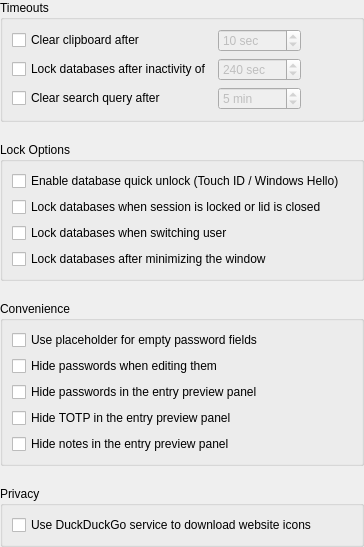
<?xml version="1.0" encoding="UTF-8"?>
<ui version="4.0">
 <class>ApplicationSettingsWidgetSecurity</class>
 <widget class="QWidget" name="ApplicationSettingsWidgetSecurity">
  <property name="geometry">
   <rect>
    <x>0</x>
    <y>0</y>
    <width>364</width>
    <height>505</height>
   </rect>
  </property>
  <layout class="QVBoxLayout" name="verticalLayout">
   <property name="spacing">
    <number>20</number>
   </property>
   <property name="leftMargin">
    <number>0</number>
   </property>
   <property name="topMargin">
    <number>0</number>
   </property>
   <property name="rightMargin">
    <number>0</number>
   </property>
   <property name="bottomMargin">
    <number>0</number>
   </property>
   <item>
    <widget class="QGroupBox" name="groupBox">
     <property name="title">
      <string>Timeouts</string>
     </property>
     <layout class="QGridLayout" name="gridLayout" columnstretch="0,0,1">
      <item row="1" column="1">
       <widget class="QSpinBox" name="lockDatabaseIdleSpinBox">
        <property name="enabled">
         <bool>false</bool>
        </property>
        <property name="sizePolicy">
         <sizepolicy hsizetype="Expanding" vsizetype="Fixed">
          <horstretch>0</horstretch>
          <verstretch>0</verstretch>
         </sizepolicy>
        </property>
        <property name="accessibleName">
         <string>Database lock timeout seconds</string>
        </property>
        <property name="suffix">
         <string comment="Seconds"> sec</string>
        </property>
        <property name="minimum">
         <number>10</number>
        </property>
        <property name="maximum">
         <number>43200</number>
        </property>
        <property name="value">
         <number>240</number>
        </property>
       </widget>
      </item>
      <item row="0" column="0">
       <widget class="VaultCheckBox" name="clearClipboardCheckBox">
        <property name="text">
         <string>Clear clipboard after</string>
        </property>
       </widget>
      </item>
      <item row="2" column="0">
       <widget class="VaultCheckBox" name="clearSearchCheckBox">
        <property name="text">
         <string>Clear search query after</string>
        </property>
       </widget>
      </item>
      <item row="2" column="1">
       <widget class="QSpinBox" name="clearSearchSpinBox">
        <property name="enabled">
         <bool>false</bool>
        </property>
        <property name="sizePolicy">
         <sizepolicy hsizetype="Expanding" vsizetype="Fixed">
          <horstretch>0</horstretch>
          <verstretch>0</verstretch>
         </sizepolicy>
        </property>
        <property name="suffix">
         <string comment="Minutes"> min</string>
        </property>
        <property name="minimum">
         <number>1</number>
        </property>
        <property name="maximum">
         <number>1440</number>
        </property>
        <property name="value">
         <number>5</number>
        </property>
        <property name="displayIntegerBase">
         <number>10</number>
        </property>
       </widget>
      </item>
      <item row="0" column="1">
       <widget class="QSpinBox" name="clearClipboardSpinBox">
        <property name="enabled">
         <bool>false</bool>
        </property>
        <property name="sizePolicy">
         <sizepolicy hsizetype="Expanding" vsizetype="Fixed">
          <horstretch>0</horstretch>
          <verstretch>0</verstretch>
         </sizepolicy>
        </property>
        <property name="accessibleName">
         <string>Clipboard clear seconds</string>
        </property>
        <property name="suffix">
         <string comment="Seconds"> sec</string>
        </property>
        <property name="minimum">
         <number>1</number>
        </property>
        <property name="maximum">
         <number>999</number>
        </property>
        <property name="value">
         <number>10</number>
        </property>
       </widget>
      </item>
      <item row="0" column="2">
       <spacer name="horizontalSpacer">
        <property name="orientation">
         <enum>Qt::Horizontal</enum>
        </property>
        <property name="sizeHint" stdset="0">
         <size>
          <width>40</width>
          <height>20</height>
         </size>
        </property>
       </spacer>
      </item>
      <item row="1" column="0">
       <widget class="VaultCheckBox" name="lockDatabaseIdleCheckBox">
        <property name="sizePolicy">
         <sizepolicy hsizetype="Minimum" vsizetype="Fixed">
          <horstretch>0</horstretch>
          <verstretch>0</verstretch>
         </sizepolicy>
        </property>
        <property name="text">
         <string>Lock databases after inactivity of</string>
        </property>
       </widget>
      </item>
     </layout>
    </widget>
   </item>
   <item>
    <widget class="QGroupBox" name="lockOptionsGroup">
     <property name="title">
      <string>Lock Options</string>
     </property>
     <layout class="QVBoxLayout" name="verticalLayout_4">
      <item>
       <widget class="VaultCheckBox" name="quickUnlockCheckBox">
        <property name="text">
         <string>Enable database quick unlock (Touch ID / Windows Hello)</string>
        </property>
       </widget>
      </item>
      <item>
       <widget class="VaultCheckBox" name="lockDatabaseOnScreenLockCheckBox">
        <property name="text">
         <string>Lock databases when session is locked or lid is closed</string>
        </property>
       </widget>
      </item>
      <item>
       <widget class="VaultCheckBox" name="lockDatabasesOnUserSwitchCheckBox">
        <property name="text">
         <string>Lock databases when switching user</string>
        </property>
       </widget>
      </item>
      <item>
       <widget class="VaultCheckBox" name="lockDatabaseMinimizeCheckBox">
        <property name="text">
         <string>Lock databases after minimizing the window</string>
        </property>
       </widget>
      </item>
     </layout>
    </widget>
   </item>
   <item>
    <widget class="QGroupBox" name="groupBox_2">
     <property name="title">
      <string>Convenience</string>
     </property>
     <layout class="QVBoxLayout" name="verticalLayout_2">
      <item>
       <widget class="VaultCheckBox" name="passwordShowDotsCheckBox">
        <property name="text">
         <string>Use placeholder for empty password fields</string>
        </property>
       </widget>
      </item>
      <item>
       <widget class="VaultCheckBox" name="passwordsHiddenCheckBox">
        <property name="text">
         <string>Hide passwords when editing them</string>
        </property>
       </widget>
      </item>
      <item>
       <widget class="VaultCheckBox" name="passwordPreviewCleartextCheckBox">
        <property name="text">
         <string>Hide passwords in the entry preview panel</string>
        </property>
       </widget>
      </item>
      <item>
       <widget class="VaultCheckBox" name="hideTotpCheckBox">
        <property name="text">
         <string>Hide TOTP in the entry preview panel</string>
        </property>
       </widget>
      </item>
      <item>
       <widget class="VaultCheckBox" name="hideNotesCheckBox">
        <property name="text">
         <string>Hide notes in the entry preview panel</string>
        </property>
       </widget>
      </item>
     </layout>
    </widget>
   </item>
   <item>
    <widget class="QGroupBox" name="privacy">
     <property name="title">
      <string>Privacy</string>
     </property>
     <layout class="QVBoxLayout" name="verticalLayout_3">
      <item>
       <widget class="VaultCheckBox" name="fallbackToSearch">
        <property name="text">
         <string>Use DuckDuckGo service to download website icons</string>
        </property>
       </widget>
      </item>
     </layout>
    </widget>
   </item>
   <item>
    <spacer name="verticalSpacer_2">
     <property name="orientation">
      <enum>Qt::Vertical</enum>
     </property>
     <property name="sizeType">
      <enum>QSizePolicy::Expanding</enum>
     </property>
     <property name="sizeHint" stdset="0">
      <size>
       <width>20</width>
       <height>30</height>
      </size>
     </property>
    </spacer>
   </item>
  </layout>
 </widget>
 <customwidgets>
  <customwidget>
   <class>VaultCheckBox</class>
   <extends>QCheckBox</extends>
   <header>gui/vault/VaultControls.h</header>
  </customwidget>
 </customwidgets>
 <tabstops>
  <tabstop>clearClipboardCheckBox</tabstop>
  <tabstop>clearClipboardSpinBox</tabstop>
  <tabstop>lockDatabaseIdleCheckBox</tabstop>
  <tabstop>lockDatabaseIdleSpinBox</tabstop>
  <tabstop>clearSearchCheckBox</tabstop>
  <tabstop>clearSearchSpinBox</tabstop>
  <tabstop>quickUnlockCheckBox</tabstop>
  <tabstop>lockDatabaseOnScreenLockCheckBox</tabstop>
  <tabstop>lockDatabasesOnUserSwitchCheckBox</tabstop>
  <tabstop>lockDatabaseMinimizeCheckBox</tabstop>
  <tabstop>passwordShowDotsCheckBox</tabstop>
  <tabstop>passwordsHiddenCheckBox</tabstop>
  <tabstop>passwordPreviewCleartextCheckBox</tabstop>
  <tabstop>hideTotpCheckBox</tabstop>
  <tabstop>hideNotesCheckBox</tabstop>
  <tabstop>fallbackToSearch</tabstop>
 </tabstops>
 <resources/>
 <connections/>
</ui>
